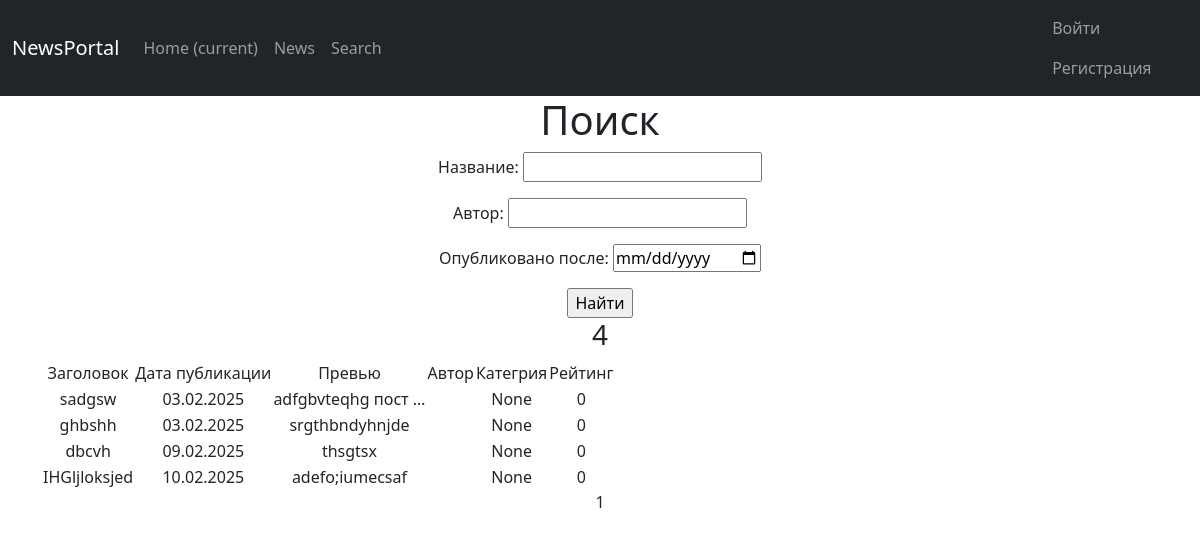
The app's page /news/search/ with its own data.
### news/models.py (models this page shows, shortened)
class Post(models.Model):
	article = "AR"
	news = "NW"
	POST_TYPE = [
		(article, "Статья"),
		(news, "Новость")
	]
	author = models.ForeignKey(Author, on_delete=models.CASCADE)
	post_type = models.CharField(max_length=2, choices=POST_TYPE)
	name = models.CharField(max_length=255, help_text=_('post title'))
	post = models.TextField()
	time = models.DateTimeField(auto_now_add=True)
	rating = models.IntegerField(default=0)
	category = models.ManyToManyField(Category, through='PostCategory')
	pass

### news/views.py (the view)
# urls.py: path('news/search/', PostSearch.as_view(), name='post_search'),
class PostSearch(ListView):
	model = Post
	template_name = 'post_search.html'
	context_object_name = 'posts'
	paginate_by = 10
	def get_queryset(self):
		queryset = super().get_queryset()
		self.filterset = PostFilter(self.request.GET, queryset)
		return self.filterset.qs
	def get_context_data(self, **kwargs):
		context = super().get_context_data(**kwargs)
		context['filterset'] = self.filterset
		return context

### templates/post_search.html (shortened to what this page needs)
{% extends 'flatpages/default.html' %}
{% load custom_filters %}
{% load custom_tags %}
{% block content %}
    <h1>Поиск</h1>
    <form action="" method="get">
        {{ filterset.form.as_p }}
        <input type="submit" value="Найти">
    </form>
    <h3>{{ posts|length }}</h3>
    {% if posts %}
        <table>
            <tr>
                <td>Заголовок</td>
                <td>Дата публикации</td>
                <td>Превью</td>
                <td>Автор</td>
                <td>Категрия</td>
                <td>Рейтинг</td>
            </tr>
            {% for post in posts %}
            <tr>
                <td>{{post.name}}</td>
                <td>{{post.time|date:"d.m.Y"}}</td>
                <td>{{post.post|truncatewords:2}}</td>
                <td>{{post.author.full_name}}</td>
                <td>{{post.category.name}}</td>
                <td>{{post.rating}}</td>
            </tr>
            {% endfor %}
        </table>
    {% else %}
        <h2>Новостей нет!</h2>
    {% endif %}
    {{ page_obj.number }}
{% endblock content %}

### records on screen
Post: name "sadgsw", time "03.02.2025", post "adfgbvteqhg пост …", category.name "None", rating "0"
Post: name "ghbshh", time "03.02.2025", post "srgthbndyhnjde", category.name "None", rating "0"
Post: name "dbcvh", time "09.02.2025", post "thsgtsx", category.name "None", rating "0"
Post: name "IHGljloksjed", time "10.02.2025", post "adefo;iumecsaf", category.name "None", rating "0"

### other values on screen
{{ posts|length }} "4"
{{ page_obj.number }} "1"
